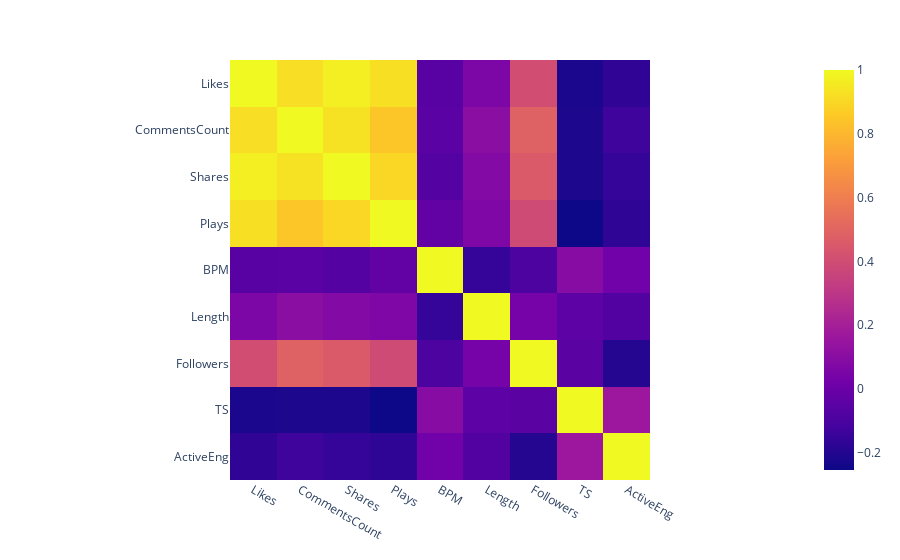

Notebook code cell kept with this figure:
### Code cell
# visualising cross correlations of numerical values for potential collinearities
import plotly.express as px
px.imshow(tracks_foll.corr())

### Figure 1 — Plotly figure (JSON) as saved in the notebook; plotly's stock layout.template omitted (floating-point values rounded to 4 significant figures)
{"data": [{"coloraxis": "coloraxis", "hovertemplate": "x: %{x}<br>y: %{y}<br>color: %{z}<extra></extra>", "name": "0", "type": "heatmap", "x": ["Likes", "CommentsCount", "Shares", "Plays", "BPM", "Length", "Followers", "TS", "ActiveEng"], "xaxis": "x", "y": ["Likes", "CommentsCount", "Shares", "Plays", "BPM", "Length", "Followers", "TS", "ActiveEng"], "yaxis": "y", "z": [[1, 0.9186, 0.97, 0.9272, -0.05485, 0.05866, 0.4043, -0.2214, -0.1684], [0.9186, 1, 0.9318, 0.8463, -0.05021, 0.1067, 0.4848, -0.2181, -0.1329], [0.97, 0.9318, 1, 0.8979, -0.07041, 0.07955, 0.4542, -0.2171, -0.1554], [0.9272, 0.8463, 0.8979, 1, -0.02491, 0.06342, 0.3897, -0.2542, -0.1745], [-0.05485, -0.05021, -0.07041, -0.02491, 1, -0.1565, -0.09178, 0.09119, 0.02059], [0.05866, 0.1067, 0.07955, 0.06342, -0.1565, 1, 0.03798, -0.04106, -0.07415], [0.4043, 0.4848, 0.4542, 0.3897, -0.09178, 0.03798, 1, -0.04893, -0.1972], [-0.2214, -0.2181, -0.2171, -0.2542, 0.09119, -0.04106, -0.04893, 1, 0.163], [-0.1684, -0.1329, -0.1554, -0.1745, 0.02059, -0.07415, -0.1972, 0.163, 1]]}], "layout": {"coloraxis": {"colorscale": [[0, "#0d0887"], [0.1111, "#46039f"], [0.2222, "#7201a8"], [0.3333, "#9c179e"], [0.4444, "#bd3786"], [0.5556, "#d8576b"], [0.6667, "#ed7953"], [0.7778, "#fb9f3a"], [0.8889, "#fdca26"], [1, "#f0f921"]]}, "margin": {"t": 60}, "xaxis": {"anchor": "y", "constrain": "domain", "domain": [0, 1], "scaleanchor": "y"}, "yaxis": {"anchor": "x", "autorange": "reversed", "constrain": "domain", "domain": [0, 1]}}}
